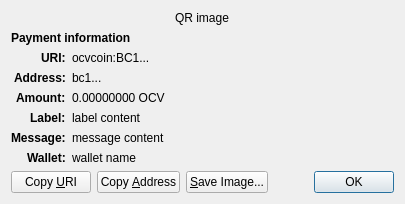
<?xml version="1.0" encoding="UTF-8"?>
<ui version="4.0">
 <class>ReceiveRequestDialog</class>
 <widget class="QDialog" name="ReceiveRequestDialog">
  <property name="geometry">
   <rect>
    <x>0</x>
    <y>0</y>
    <width>413</width>
    <height>229</height>
   </rect>
  </property>
  <property name="windowTitle">
   <string>Request payment to ...</string>
  </property>
  <layout class="QGridLayout" name="gridLayout" columnstretch="0,1">
   <property name="sizeConstraint">
    <enum>QLayout::SetFixedSize</enum>
   </property>
   <item row="0" column="0" colspan="2" alignment="Qt::AlignHCenter">
    <widget class="QRImageWidget" name="qr_code">
     <property name="text">
      <string notr="true">QR image</string>
     </property>
     <property name="textInteractionFlags">
      <set>Qt::NoTextInteraction</set>
     </property>
    </widget>
   </item>
   <item row="1" column="0" colspan="2">
    <widget class="QLabel" name="payment_header">
     <property name="font">
      <font>
       <weight>75</weight>
       <bold>true</bold>
      </font>
     </property>
     <property name="text">
      <string>Payment information</string>
     </property>
     <property name="textInteractionFlags">
      <set>Qt::NoTextInteraction</set>
     </property>
    </widget>
   </item>
   <item row="2" column="0" alignment="Qt::AlignRight|Qt::AlignTop">
    <widget class="QLabel" name="uri_tag">
     <property name="font">
      <font>
       <weight>75</weight>
       <bold>true</bold>
      </font>
     </property>
     <property name="text">
      <string notr="true">URI:</string>
     </property>
     <property name="textFormat">
      <enum>Qt::PlainText</enum>
     </property>
     <property name="textInteractionFlags">
      <set>Qt::NoTextInteraction</set>
     </property>
    </widget>
   </item>
   <item row="2" column="1" alignment="Qt::AlignTop">
    <widget class="QLabel" name="uri_content">
     <property name="text">
      <string notr="true">ocvcoin:BC1...</string>
     </property>
     <property name="textFormat">
      <enum>Qt::RichText</enum>
     </property>
     <property name="wordWrap">
      <bool>true</bool>
     </property>
     <property name="textInteractionFlags">
      <set>Qt::TextSelectableByMouse</set>
     </property>
    </widget>
   </item>
   <item row="3" column="0" alignment="Qt::AlignRight|Qt::AlignTop">
    <widget class="QLabel" name="address_tag">
     <property name="font">
      <font>
       <weight>75</weight>
       <bold>true</bold>
      </font>
     </property>
     <property name="text">
      <string>Address:</string>
     </property>
     <property name="textInteractionFlags">
      <set>Qt::NoTextInteraction</set>
     </property>
    </widget>
   </item>
   <item row="3" column="1" alignment="Qt::AlignTop">
    <widget class="QLabel" name="address_content">
     <property name="text">
      <string notr="true">bc1...</string>
     </property>
     <property name="textFormat">
      <enum>Qt::PlainText</enum>
     </property>
     <property name="textInteractionFlags">
      <set>Qt::TextSelectableByMouse</set>
     </property>
    </widget>
   </item>
   <item row="4" column="0" alignment="Qt::AlignRight|Qt::AlignTop">
    <widget class="QLabel" name="amount_tag">
     <property name="font">
      <font>
       <weight>75</weight>
       <bold>true</bold>
      </font>
     </property>
     <property name="text">
      <string>Amount:</string>
     </property>
     <property name="textInteractionFlags">
      <set>Qt::NoTextInteraction</set>
     </property>
    </widget>
   </item>
   <item row="4" column="1" alignment="Qt::AlignTop">
    <widget class="QLabel" name="amount_content">
     <property name="text">
      <string notr="true">0.00000000 OCV</string>
     </property>
     <property name="textFormat">
      <enum>Qt::PlainText</enum>
     </property>
     <property name="textInteractionFlags">
      <set>Qt::TextSelectableByMouse</set>
     </property>
    </widget>
   </item>
   <item row="5" column="0" alignment="Qt::AlignRight|Qt::AlignTop">
    <widget class="QLabel" name="label_tag">
     <property name="font">
      <font>
       <weight>75</weight>
       <bold>true</bold>
      </font>
     </property>
     <property name="text">
      <string>Label:</string>
     </property>
     <property name="textInteractionFlags">
      <set>Qt::NoTextInteraction</set>
     </property>
    </widget>
   </item>
   <item row="5" column="1" alignment="Qt::AlignTop">
    <widget class="QLabel" name="label_content">
     <property name="text">
      <string notr="true">label content</string>
     </property>
     <property name="textFormat">
      <enum>Qt::PlainText</enum>
     </property>
     <property name="wordWrap">
      <bool>true</bool>
     </property>
     <property name="textInteractionFlags">
      <set>Qt::TextSelectableByMouse</set>
     </property>
    </widget>
   </item>
   <item row="6" column="0" alignment="Qt::AlignRight|Qt::AlignTop">
    <widget class="QLabel" name="message_tag">
     <property name="font">
      <font>
       <weight>75</weight>
       <bold>true</bold>
      </font>
     </property>
     <property name="text">
      <string>Message:</string>
     </property>
     <property name="textInteractionFlags">
      <set>Qt::NoTextInteraction</set>
     </property>
    </widget>
   </item>
   <item row="6" column="1" alignment="Qt::AlignTop">
    <widget class="QLabel" name="message_content">
     <property name="text">
      <string notr="true">message content</string>
     </property>
     <property name="textFormat">
      <enum>Qt::PlainText</enum>
     </property>
     <property name="wordWrap">
      <bool>true</bool>
     </property>
     <property name="textInteractionFlags">
      <set>Qt::TextSelectableByMouse</set>
     </property>
    </widget>
   </item>
   <item row="7" column="0" alignment="Qt::AlignRight|Qt::AlignTop">
    <widget class="QLabel" name="wallet_tag">
     <property name="font">
      <font>
       <weight>75</weight>
       <bold>true</bold>
      </font>
     </property>
     <property name="text">
      <string>Wallet:</string>
     </property>
     <property name="textInteractionFlags">
      <set>Qt::NoTextInteraction</set>
     </property>
    </widget>
   </item>
   <item row="7" column="1" alignment="Qt::AlignTop">
    <widget class="QLabel" name="wallet_content">
     <property name="text">
      <string notr="true">wallet name</string>
     </property>
     <property name="textFormat">
      <enum>Qt::PlainText</enum>
     </property>
     <property name="wordWrap">
      <bool>true</bool>
     </property>
     <property name="textInteractionFlags">
      <set>Qt::TextSelectableByMouse</set>
     </property>
    </widget>
   </item>
   <item row="8" column="0" colspan="2">
    <layout class="QHBoxLayout" name="horizontalLayout">
     <item>
      <widget class="QPushButton" name="btnCopyURI">
       <property name="text">
        <string>Copy &amp;URI</string>
       </property>
       <property name="autoDefault">
        <bool>false</bool>
       </property>
      </widget>
     </item>
     <item>
      <widget class="QPushButton" name="btnCopyAddress">
       <property name="text">
        <string>Copy &amp;Address</string>
       </property>
       <property name="autoDefault">
        <bool>false</bool>
       </property>
      </widget>
     </item>
     <item>
      <widget class="QPushButton" name="btnSaveAs">
       <property name="text">
        <string>&amp;Save Image...</string>
       </property>
       <property name="autoDefault">
        <bool>false</bool>
       </property>
      </widget>
     </item>
     <item>
      <spacer name="horizontalSpacer_2">
       <property name="orientation">
        <enum>Qt::Horizontal</enum>
       </property>
       <property name="sizeHint" stdset="0">
        <size>
         <width>40</width>
         <height>20</height>
        </size>
       </property>
      </spacer>
     </item>
     <item>
      <widget class="QDialogButtonBox" name="buttonBox">
       <property name="focusPolicy">
        <enum>Qt::StrongFocus</enum>
       </property>
       <property name="standardButtons">
        <set>QDialogButtonBox::Ok</set>
       </property>
      </widget>
     </item>
    </layout>
   </item>
  </layout>
 </widget>
 <customwidgets>
  <customwidget>
   <class>QRImageWidget</class>
   <extends>QLabel</extends>
   <header>qt/qrimagewidget.h</header>
  </customwidget>
 </customwidgets>
 <tabstops>
  <tabstop>buttonBox</tabstop>
  <tabstop>btnCopyURI</tabstop>
  <tabstop>btnCopyAddress</tabstop>
  <tabstop>btnSaveAs</tabstop>
 </tabstops>
 <resources/>
 <connections>
  <connection>
   <sender>buttonBox</sender>
   <signal>accepted()</signal>
   <receiver>ReceiveRequestDialog</receiver>
   <slot>accept()</slot>
   <hints>
    <hint type="sourcelabel">
     <x>135</x>
     <y>230</y>
    </hint>
    <hint type="destinationlabel">
     <x>135</x>
     <y>126</y>
    </hint>
   </hints>
  </connection>
 </connections>
</ui>
